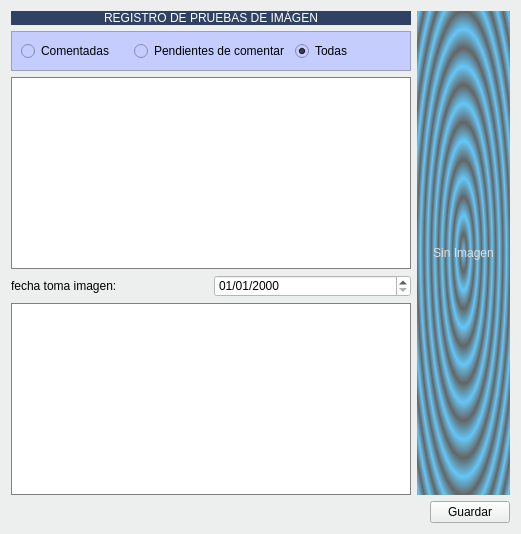
            <widget class="QWidget" name="tab_6">
             <property name="styleSheet">
              <string notr="true">background-color: #ecefed;</string>
             </property>
             <attribute name="title">
              <string>D. Imagen</string>
             </attribute>
             <layout class="QGridLayout" name="gridLayout_31">
              <item row="3" column="1">
               <widget class="QDateEdit" name="txtFechatomaimagen_pestana_Dimagen">
                <property name="styleSheet">
                 <string notr="true">background-color: rgb(255, 255, 255);</string>
                </property>
                <property name="displayFormat">
                 <string>dd/MM/yyyy</string>
                </property>
               </widget>
              </item>
              <item row="4" column="0" colspan="2">
               <widget class="QTextEdit" name="txcomentariosImagen_PestanaDImagen">
                <property name="styleSheet">
                 <string notr="true">background-color: rgb(255, 255, 255);
    border:1px solid grey;</string>
                </property>
               </widget>
              </item>
              <item row="3" column="0">
               <widget class="QLabel" name="label_50">
                <property name="text">
                 <string>fecha toma imagen:</string>
                </property>
               </widget>
              </item>
              <item row="5" column="2">
               <layout class="QHBoxLayout" name="horizontalLayout_11">
                <item>
                 <spacer name="horizontalSpacer_5">
                  <property name="orientation">
                   <enum>Qt::Horizontal</enum>
                  </property>
                  <property name="sizeHint" stdset="0">
                   <size>
                    <width>13</width>
                    <height>20</height>
                   </size>
                  </property>
                 </spacer>
                </item>
                <item>
                 <widget class="QPushButton" name="pushButton_9">
                  <property name="text">
                   <string>Guardar</string>
                  </property>
                 </widget>
                </item>
               </layout>
              </item>
              <item row="0" column="2" rowspan="5">
               <widget class="QLabel" name="lblimagengrande">
                <property name="styleSheet">
                 <string notr="true">background-color: qradialgradient(spread:repeat, cx:0.5, cy:0.5, radius:0.077, fx:0.5, fy:0.5, stop:0 rgba(0, 169, 255, 147), stop:0.497326 rgba(0, 0, 0, 147), stop:1 rgba(0, 169, 255, 147));
color: rgb(222, 222, 222);</string>
                </property>
                <property name="text">
                 <string>Sin Imagen</string>
                </property>
                <property name="scaledContents">
                 <bool>true</bool>
                </property>
                <property name="alignment">
                 <set>Qt::AlignCenter</set>
                </property>
               </widget>
              </item>
              <item row="2" column="0" colspan="2">
               <widget class="QTableView" name="listaImagenes_pestana_dimagen">
                <property name="minimumSize">
                 <size>
                  <width>400</width>
                  <height>0</height>
                 </size>
                </property>
                <property name="maximumSize">
                 <size>
                  <width>416</width>
                  <height>16777215</height>
                 </size>
                </property>
                <property name="styleSheet">
                 <string notr="true">background-color: rgb(255, 255, 255);
    border:1px solid grey;</string>
                </property>
                <property name="alternatingRowColors">
                 <bool>true</bool>
                </property>
                <property name="selectionBehavior">
                 <enum>QAbstractItemView::SelectRows</enum>
                </property>
                <property name="gridStyle">
                 <enum>Qt::DotLine</enum>
                </property>
               </widget>
              </item>
              <item row="1" column="0" colspan="2">
               <widget class="QFrame" name="frame_17">
                <property name="styleSheet">
                 <string notr="true">background-color: rgb(197, 205, 255);</string>
                </property>
                <property name="frameShape">
                 <enum>QFrame::StyledPanel</enum>
                </property>
                <property name="frameShadow">
                 <enum>QFrame::Raised</enum>
                </property>
                <layout class="QHBoxLayout" name="horizontalLayout_10">
                 <item>
                  <widget class="QRadioButton" name="radioButton_14">
                   <property name="text">
                    <string>Comentadas</string>
                   </property>
                   <property name="checked">
                    <bool>false</bool>
                   </property>
                  </widget>
                 </item>
                 <item>
                  <widget class="QRadioButton" name="radioButton_15">
                   <property name="text">
                    <string>Pendientes de comentar</string>
                   </property>
                   <property name="checked">
                    <bool>false</bool>
                   </property>
                  </widget>
                 </item>
                 <item>
                  <widget class="QRadioButton" name="radioButton">
                   <property name="text">
                    <string>Todas</string>
                   </property>
                   <property name="checked">
                    <bool>true</bool>
                   </property>
                  </widget>
                 </item>
                </layout>
               </widget>
              </item>
              <item row="0" column="0" colspan="2">
               <widget class="QLabel" name="label_49">
                <property name="styleSheet">
                 <string notr="true">background: #304163;
color: rgb(255,255,255);</string>
                </property>
                <property name="text">
                 <string>REGISTRO DE PRUEBAS DE IMÁGEN</string>
                </property>
                <property name="alignment">
                 <set>Qt::AlignCenter</set>
                </property>
               </widget>
              </item>
             </layout>
            </widget>
